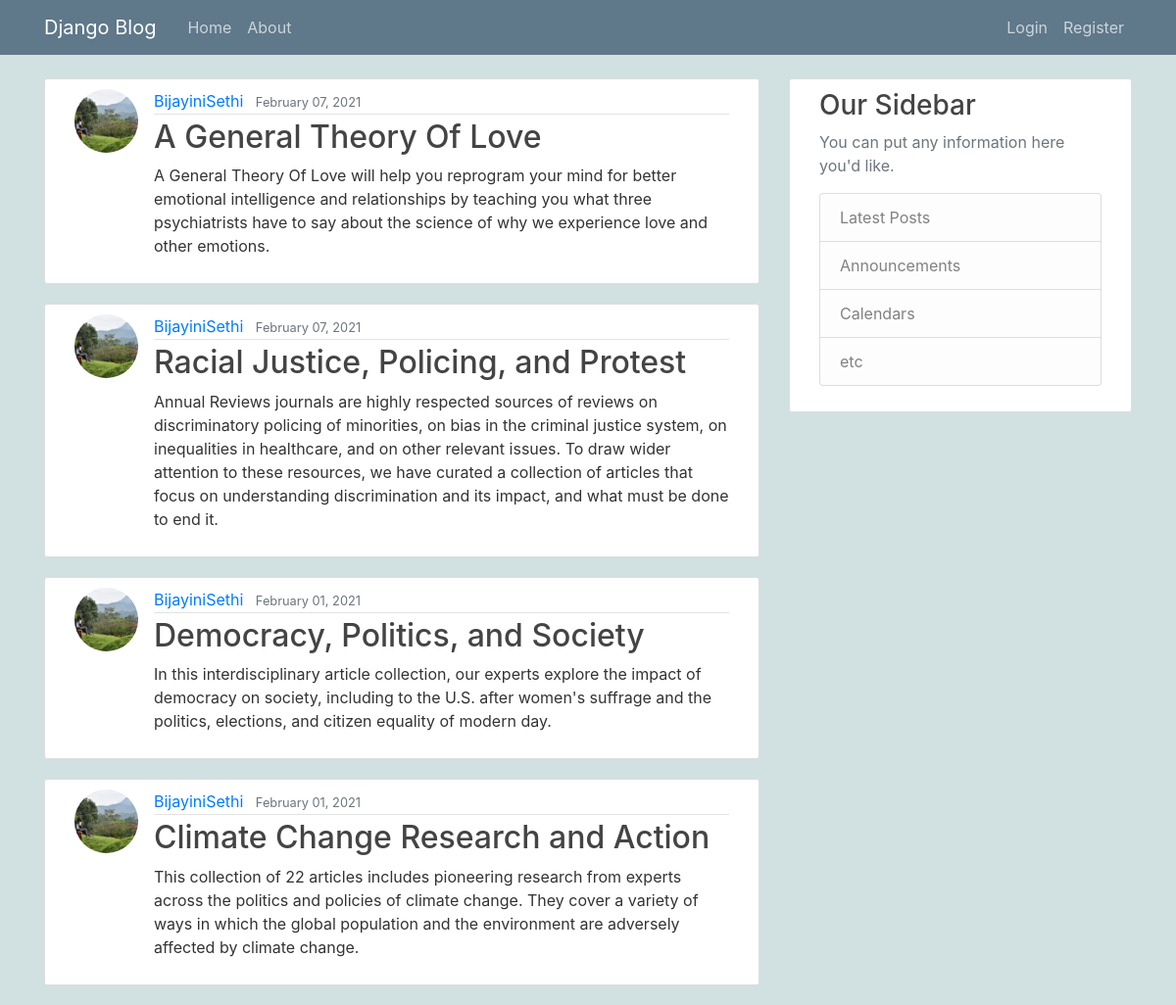
Screenshot of /user/BijayiniSethi/ with the database file from the repository.
### blog/models.py (models this page shows, shortened)
class Post(models.Model):
    title=models.CharField(max_length= 100)
    content=models.TextField()
    date_posted=models.DateTimeField(default=timezone.now)
    author=models.ForeignKey(User, on_delete=models.CASCADE)

### users/models.py (models this page shows, shortened)
class Profile(models.Model):
    user=models.OneToOneField(User, on_delete=models.CASCADE)
    image= models.ImageField(default='default.jpg',upload_to='profile_pics')

### blog/views.py (the view)
# urls.py: path('user/<str:username>/',UserPostListView.as_view(), name='user-posts'),
class UserPostListView(ListView):
        model= Post
        template_name= 'blog/home.html' #<app>/<model>_<viewtype>.html
        context_object_name= 'posts'
        ordering= ['-date_posted']
        paginate_by = 4
        def get_queryset(self):
            user= get_object_or_404(User,username=self.kwargs.get('username'))
            return Post.objects.filter(author=user).order_by('-date_posted')

### blog/templates/blog/home.html (shortened to what this page needs)
{% extends "blog/base.html" %}
{% block content %}
    {% for post in posts %}
        <article class="media content-section">
          <img class="rounded-circle article-img" src="{{ post.author.profile.image.url }}">
          <div class="media-body">
            <div class="article-metadata">
              <a class="mr-2" href="{% url 'user-posts' post.author.username %}">{{ post.author }}</a>
              <small class="text-muted">{{ post.date_posted|date:"F d, Y" }}</small>
            </div>
            <h2><a class="article-title" href="{% url 'post-detail' post.id %}">{{ post.title }}</a></h2>
            <p class="article-content">{{ post.content }}</p>
          </div>
        </article>
    {% endfor %}
{% endblock content %}

### blog/static/blog/main.css (style rules this page uses)
body { background: #d1e0e0; color: #333333; margin-top: 5rem; }
h1, h2, h3, h4, h5, h6 { color: #444444; }
.content-section { background: #ffffff; padding: 10px 30px; border: 1px solid #dddddd; border-radius: 3px; margin-bottom: 20px; }
.article-title { color: #444444; }
.article-content { white-space: pre-line; }
.article-img { height: 65px; width: 65px; margin-right: 16px; }
.article-metadata { padding-bottom: 1px; margin-bottom: 4px; border-bottom: 1px solid #e3e3e3 }

### rows the page displays
Post: author.profile.image (picture), author "BijayiniSethi", date_posted "February 07, 2021", title "A General Theory Of Love", content "A General Theory Of Love will help you reprogram your mind for better emotional intelligence and relationships by teaching you what three psychiatrists have to say about the science of why we experience love and other emotions."
Post: author.profile.image (picture), author "BijayiniSethi", date_posted "February 07, 2021", title "Racial Justice, Policing, and Protest", content "Annual Reviews journals are highly respected sources of reviews on discriminatory policing of minorities, on bias in the criminal justice system, on inequalities in healthcare, and on other relevant issues. To draw wider attention to these resources, we have curated a collection of articles that focus on understanding discrimination and its impact, and what must be done to end it."
Post: author.profile.image (picture), author "BijayiniSethi", date_posted "February 01, 2021", title "Democracy, Politics, and Society", content "In this interdisciplinary article collection, our experts explore the impact of democracy on society, including to the U.S. after women's suffrage and the politics, elections, and citizen equality of modern day."
Post: author.profile.image (picture), author "BijayiniSethi", date_posted "February 01, 2021", title "Climate Change Research and Action", content "This collection of 22 articles includes pioneering research from experts across the politics and policies of climate change. They cover a variety of ways in which the global population and the environment are adversely affected by climate change."
